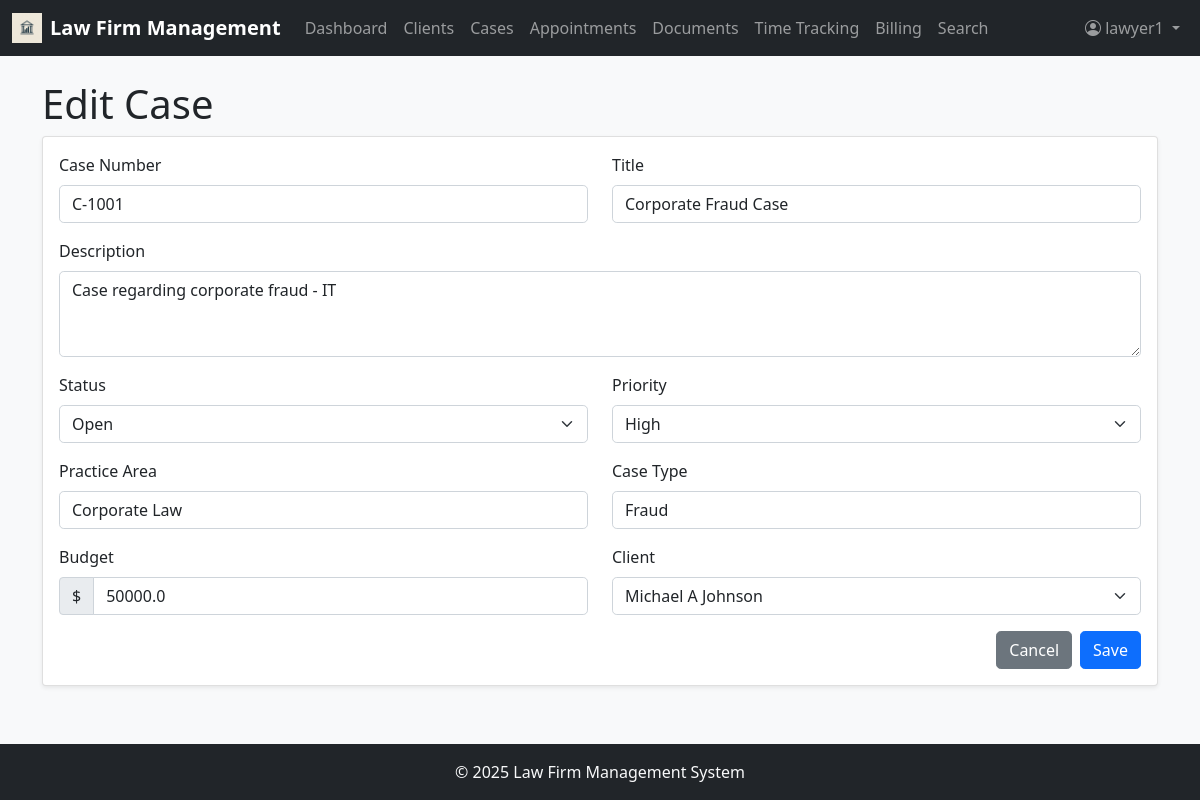
Page /cases/1/edit (signed in) on the committed database.
### app/models.py (models this page shows, shortened)
class User(UserMixin, db.Model):
    id = db.Column(db.Integer, primary_key=True)
    username = db.Column(db.String(64), index=True, unique=True)
    email = db.Column(db.String(120), index=True, unique=True)
    password_hash = db.Column(db.String(128))
    first_name = db.Column(db.String(64))
    last_name = db.Column(db.String(64))
    role = db.Column(db.String(20))  # 'admin' (full access to system; manage users, roles, permissions, clients, cases, billing, payments; approve/reject invoices/time entries; access analytics, financial reports, firm-wide dashboards; configure system settings (billing rates, document categories, practice areas); assign lawyers/staff to cases), 'lawyer' (manage own cases & clients; add/edit case details, appointments, documents, time entries; track billable hours; generate invoices (pending admin approval); search legal database, access case law, add citations to cases; communicate with clients via notes/messages; cannot create/remove other users), 'staff' (support role, limited permissions; schedule appointments; upload and manage documents (evidence, contracts); draft invoices (cannot approve/send); record time entries on behalf of lawyers (if permitted); cannot delete cases or clients; cannot assign users)
    hourly_rate = db.Column(db.Float)
    cases = db.relationship('Case', secondary=case_assignments, backref=db.backref('assigned_users', lazy='dynamic'))
    time_entries = db.relationship('TimeEntry', backref='user', lazy='dynamic')

class Case(db.Model):
    id = db.Column(db.Integer, primary_key=True)
    case_number = db.Column(db.String(20), unique=True)
    title = db.Column(db.String(128))
    description = db.Column(db.Text)
    status = db.Column(db.String(20))  # Open, In Progress, On Hold, Closed, Archived
    priority = db.Column(db.String(20))  # Low, Medium, High, Urgent
    practice_area = db.Column(db.String(64))
    case_type = db.Column(db.String(64))
    budget = db.Column(db.Float)
    client_id = db.Column(db.Integer, db.ForeignKey('client.id'))
    appointments = db.relationship('Appointment', backref='case', lazy='dynamic')
    documents = db.relationship('Document', backref='case', lazy='dynamic')
    time_entries = db.relationship('TimeEntry', backref='case', lazy='dynamic')
    invoices = db.relationship('Invoice', backref='case', lazy='dynamic')
    created_at = db.Column(db.DateTime, default=datetime.utcnow)
    updated_at = db.Column(db.DateTime, default=datetime.utcnow, onupdate=datetime.utcnow)

class Client(db.Model):
    id = db.Column(db.Integer, primary_key=True)
    first_name = db.Column(db.String(64))
    last_name = db.Column(db.String(64))
    email = db.Column(db.String(120))
    phone = db.Column(db.String(20))
    address = db.Column(db.String(256))
    company = db.Column(db.String(128))
    category = db.Column(db.String(64))
    notes = db.Column(db.Text)
    cases = db.relationship('Case', backref='client', lazy='dynamic')
    appointments = db.relationship('Appointment', backref='client', lazy='dynamic')
    documents = db.relationship('Document', backref='client', lazy='dynamic')

### app/routes.py (the view, shortened to what this page needs)
@app.route('/cases/<int:id>/edit', methods=['GET', 'POST'])
@login_required
@role_required(['admin', 'lawyer'])
def edit_case(id):
    case = Case.query.get_or_404(id)
    clients = Client.query.all()
    return render_template('case_form.html', case=case, clients=clients)

### app/__init__.py (called while the page is built)
@login.user_loader
def load_user(id):
    return User.query.get(int(id))

### app/routes.py (called while the page is built)
def role_required(allowed_roles):
    def decorator(f):
        @wraps(f)
        def decorated_function(*args, **kwargs):
            if current_user.is_anonymous or current_user.role not in allowed_roles:
                flash('You do not have permission to access this page.')
                return redirect(url_for('dashboard')) # Redirect to dashboard or login
            return f(*args, **kwargs)
        return decorated_function
    return decorator

### app/templates/case_form.html (shortened to what this page needs)
{% extends "base.html" %}
{% block content %}
<h1>{% if case %}Edit Case{% else %}Add New Case{% endif %}</h1>
<div class="card">
    <div class="card-body">
        <form method="POST">
            <div class="row mb-3">
                <div class="col-md-6">
                    <label class="form-label">Case Number</label>
                    <input type="text" class="form-control" name="case_number" value="{{ case.case_number if case else '' }}" required>
                </div>
                <div class="col-md-6">
                    <label class="form-label">Title</label>
                    <input type="text" class="form-control" name="title" value="{{ case.title if case else '' }}" required>
                </div>
            </div>
            <div class="mb-3">
                <label class="form-label">Description</label>
                <textarea class="form-control" name="description" rows="3">{{ case.description if case else '' }}</textarea>
            </div>
            <div class="row mb-3">
                <div class="col-md-6">
                    <label class="form-label">Status</label>
                    <select class="form-select" name="status" required>
                        <option value="Open" {% if case and case.status == 'Open' %}selected{% endif %}>Open</option>
                    </select>
                </div>
                <div class="col-md-6">
                    <label class="form-label">Priority</label>
                    <select class="form-select" name="priority" required>
                        <option value="High" {% if case and case.priority == 'High' %}selected{% endif %}>High</option>
                    </select>
                </div>
            </div>
            <div class="row mb-3">
                <div class="col-md-6">
                    <label class="form-label">Practice Area</label>
                    <input type="text" class="form-control" name="practice_area" value="{{ case.practice_area if case else '' }}" required>
                </div>
                <div class="col-md-6">
                    <label class="form-label">Case Type</label>
                    <input type="text" class="form-control" name="case_type" value="{{ case.case_type if case else '' }}" required>
                </div>
            </div>
            <div class="row mb-3">
                <div class="col-md-6">
                    <label class="form-label">Budget</label>
                    <div class="input-group">
                        <span class="input-group-text">$</span>
                        <input type="number" class="form-control" name="budget" value="{{ case.budget if case else '' }}" step="0.01">
                    </div>
                </div>
                <div class="col-md-6">
                    <label class="form-label">Client</label>
                    <select class="form-select" name="client_id" required>
                        {% for client in clients %}
                        <option value="{{ client.id }}" {% if case and case.client_id == client.id %}selected{% endif %}>{{ client.first_name }} {{ client.last_name }}</option>
                        {% endfor %}
                    </select>
                </div>
            </div>
            <div class="d-flex justify-content-end">
                <a href="{{ url_for('cases') }}" class="btn btn-secondary me-2">Cancel</a>
                <button type="submit" class="btn btn-primary">Save</button>
            </div>
        </form>
    </div>
</div>
{% endblock %}

### app/templates/base.html (shortened to what this page needs)
<!DOCTYPE html>
<html lang="en">
  <head>
    <link
      href="https://cdn.jsdelivr.net/npm/bootstrap@5.1.3/dist/css/bootstrap.min.css"
      rel="stylesheet"
    />
    <link
      rel="stylesheet"
      href="https://cdn.jsdelivr.net/npm/bootstrap-icons@1.8.1/font/bootstrap-icons.css"
    />
    <link
      href="{{ url_for('static', filename='css/style.css') }}"
      rel="stylesheet"
    />
  </head>
  <body class="d-flex flex-column min-vh-100">
    <nav class="navbar navbar-expand-lg navbar-dark bg-dark">
      <div class="container-fluid">
        <a
          class="navbar-brand d-flex align-items-center"
          href="{{ url_for('dashboard') }}"
        >
          <img
            src="{{ url_for('static', filename='images/lawfirm-logo.jpg') }}"
            alt="Logo"
            width="30"
            height="30"
            class="d-inline-block align-text-top me-2"
          />
          Law Firm Management
        </a>
        <div class="collapse navbar-collapse" id="navbarNav">
          <ul class="navbar-nav me-auto">
            <li class="nav-item">
              <a
                class="nav-link {% if request.endpoint == 'dashboard' %}active{% endif %}"
                href="{{ url_for('dashboard') }}"
              >
                Dashboard
              </a>
            </li>
            <li class="nav-item">
              <a
                class="nav-link {% if request.endpoint == 'clients' %}active{% endif %}"
                href="{{ url_for('clients') }}"
              >
                Clients
              </a>
            </li>
            <li class="nav-item">
              <a
                class="nav-link {% if request.endpoint == 'cases' %}active{% endif %}"
                href="{{ url_for('cases') }}"
              >
                Cases
              </a>
            </li>
            <li class="nav-item">
              <a
                class="nav-link {% if request.endpoint == 'appointments' %}active{% endif %}"
                href="{{ url_for('appointments') }}"
              >
                Appointments
              </a>
            </li>
            <li class="nav-item">
              <a
                class="nav-link {% if request.endpoint == 'documents' %}active{% endif %}"
                href="{{ url_for('documents') }}"
              >
                Documents
              </a>
            </li>
            <li class="nav-item">
              <a
                class="nav-link {% if request.endpoint == 'time_tracking' %}active{% endif %}"
                href="{{ url_for('time_tracking') }}"
              >
                Time Tracking
              </a>
            </li>
            <li class="nav-item">
              <a
                class="nav-link {% if request.endpoint == 'billing' %}active{% endif %}"
                href="{{ url_for('billing') }}"
              >
                Billing
              </a>
            </li>
            <li class="nav-item">
              <a
                class="nav-link {% if request.endpoint == 'search' %}active{% endif %}"
                href="{{ url_for('search') }}"
              >
                Search
              </a>
            </li>
          </ul>
          <ul class="navbar-nav">
            {% if current_user.is_anonymous %}
            <li class="nav-item">
              <a class="nav-link" href="{{ url_for('login') }}">Login</a>
            </li>
            {% else %}
            <li class="nav-item dropdown">
              <a
                class="nav-link dropdown-toggle"
                href="#"
                id="navbarDropdown"
                role="button"
                data-bs-toggle="dropdown"
              >
                <i class="bi bi-person-circle"></i> {{ current_user.username }}
              </a>
            </li>
            {% endif %}
          </ul>
        </div>
      </div>
    </nav>
    <main class="flex-grow-1 container mt-4">
       {% block content %}{% endblock %}
    </main>
    <footer class="footer mt-auto py-3 bg-dark text-light">
      <div class="container text-center">
        <span>© <span id="year"></span> Law Firm Management System</span>
      </div>
    </footer>
  </body>
</html>

### app/static/css/style.css (style rules this page uses)
body { font-family: 'Segoe UI', Tahoma, Geneva, Verdana, sans-serif; background-color: #f8f9fa; }
.footer { margin-top: auto; padding: 1rem 0; background-color: #343a40; color: #fff; }
.card { box-shadow: 0 0.125rem 0.25rem rgba(0, 0, 0, 0.075); border: 1px solid rgba(0, 0, 0, 0.125); }
.navbar-brand { font-weight: bold; }
.btn { border-radius: 0.3rem; }
.form-control, .form-select { border-radius: 0.3rem; }

### rows in the picture
User: username "lawyer1"
Case: case_number "C-1001", title "Corporate Fraud Case", description "Case regarding corporate fraud - IT", status "Open", priority "High", practice_area "Corporate Law", case_type "Fraud", budget "50000.0", client_id "Michael A Johnson"
